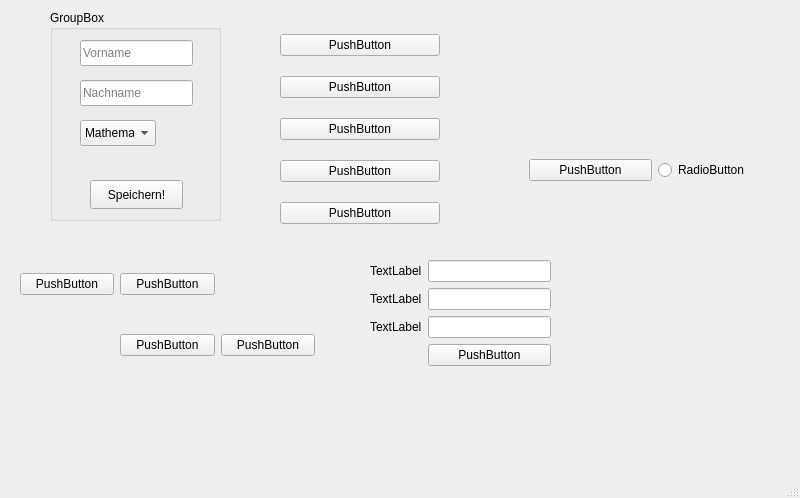
<?xml version="1.0" encoding="UTF-8"?>
<ui version="4.0">
 <class>Forms</class>
 <widget class="QMainWindow" name="Forms">
  <property name="geometry">
   <rect>
    <x>0</x>
    <y>0</y>
    <width>800</width>
    <height>498</height>
   </rect>
  </property>
  <property name="windowTitle">
   <string>MainWindow</string>
  </property>
  <widget class="QWidget" name="centralwidget">
   <widget class="QGroupBox" name="groupBox">
    <property name="geometry">
     <rect>
      <x>50</x>
      <y>10</y>
      <width>171</width>
      <height>211</height>
     </rect>
    </property>
    <property name="title">
     <string>GroupBox</string>
    </property>
    <widget class="QLineEdit" name="lineEdit">
     <property name="geometry">
      <rect>
       <x>30</x>
       <y>30</y>
       <width>113</width>
       <height>26</height>
      </rect>
     </property>
     <property name="placeholderText">
      <string>Vorname</string>
     </property>
    </widget>
    <widget class="QLineEdit" name="lineEdit_2">
     <property name="geometry">
      <rect>
       <x>30</x>
       <y>70</y>
       <width>113</width>
       <height>26</height>
      </rect>
     </property>
     <property name="placeholderText">
      <string>Nachname</string>
     </property>
    </widget>
    <widget class="QPushButton" name="pushButton">
     <property name="geometry">
      <rect>
       <x>40</x>
       <y>170</y>
       <width>93</width>
       <height>29</height>
      </rect>
     </property>
     <property name="text">
      <string>Speichern!</string>
     </property>
    </widget>
    <widget class="QComboBox" name="comboBox">
     <property name="geometry">
      <rect>
       <x>30</x>
       <y>110</y>
       <width>76</width>
       <height>26</height>
      </rect>
     </property>
     <item>
      <property name="text">
       <string>Mathematik</string>
      </property>
     </item>
     <item>
      <property name="text">
       <string>Informatik</string>
      </property>
     </item>
     <item>
      <property name="text">
       <string>Philosophie</string>
      </property>
     </item>
     <item>
      <property name="text">
       <string>Kulturwissenschaften</string>
      </property>
     </item>
     <item>
      <property name="text">
       <string>Psychologie</string>
      </property>
     </item>
    </widget>
   </widget>
   <widget class="QWidget" name="horizontalLayoutWidget">
    <property name="geometry">
     <rect>
      <x>529</x>
      <y>90</y>
      <width>251</width>
      <height>161</height>
     </rect>
    </property>
    <layout class="QHBoxLayout" name="horizontalLayout">
     <item>
      <widget class="QPushButton" name="pushButton_2">
       <property name="text">
        <string>PushButton</string>
       </property>
      </widget>
     </item>
     <item>
      <widget class="QRadioButton" name="radioButton_2">
       <property name="text">
        <string>RadioButton</string>
       </property>
      </widget>
     </item>
    </layout>
   </widget>
   <widget class="QWidget" name="verticalLayoutWidget">
    <property name="geometry">
     <rect>
      <x>280</x>
      <y>20</y>
      <width>160</width>
      <height>221</height>
     </rect>
    </property>
    <layout class="QVBoxLayout" name="verticalLayout">
     <item>
      <widget class="QPushButton" name="pushButton_4">
       <property name="text">
        <string>PushButton</string>
       </property>
      </widget>
     </item>
     <item>
      <widget class="QPushButton" name="pushButton_3">
       <property name="text">
        <string>PushButton</string>
       </property>
      </widget>
     </item>
     <item>
      <widget class="QPushButton" name="pushButton_5">
       <property name="text">
        <string>PushButton</string>
       </property>
      </widget>
     </item>
     <item>
      <widget class="QPushButton" name="pushButton_6">
       <property name="text">
        <string>PushButton</string>
       </property>
      </widget>
     </item>
     <item>
      <widget class="QPushButton" name="pushButton_7">
       <property name="text">
        <string>PushButton</string>
       </property>
      </widget>
     </item>
    </layout>
   </widget>
   <widget class="QWidget" name="gridLayoutWidget">
    <property name="geometry">
     <rect>
      <x>20</x>
      <y>240</y>
      <width>295</width>
      <height>151</height>
     </rect>
    </property>
    <layout class="QGridLayout" name="gridLayout">
     <item row="1" column="1">
      <widget class="QPushButton" name="pushButton_10">
       <property name="text">
        <string>PushButton</string>
       </property>
      </widget>
     </item>
     <item row="0" column="0">
      <widget class="QPushButton" name="pushButton_8">
       <property name="text">
        <string>PushButton</string>
       </property>
      </widget>
     </item>
     <item row="0" column="1">
      <widget class="QPushButton" name="pushButton_9">
       <property name="text">
        <string>PushButton</string>
       </property>
      </widget>
     </item>
     <item row="1" column="2">
      <widget class="QPushButton" name="pushButton_11">
       <property name="text">
        <string>PushButton</string>
       </property>
      </widget>
     </item>
    </layout>
   </widget>
   <widget class="QWidget" name="formLayoutWidget">
    <property name="geometry">
     <rect>
      <x>370</x>
      <y>260</y>
      <width>181</width>
      <height>171</height>
     </rect>
    </property>
    <layout class="QFormLayout" name="formLayout">
     <item row="0" column="0">
      <widget class="QLabel" name="label">
       <property name="text">
        <string>TextLabel</string>
       </property>
      </widget>
     </item>
     <item row="0" column="1">
      <widget class="QLineEdit" name="lineEdit_3"/>
     </item>
     <item row="1" column="0">
      <widget class="QLabel" name="label_2">
       <property name="text">
        <string>TextLabel</string>
       </property>
      </widget>
     </item>
     <item row="1" column="1">
      <widget class="QLineEdit" name="lineEdit_4"/>
     </item>
     <item row="2" column="0">
      <widget class="QLabel" name="label_3">
       <property name="text">
        <string>TextLabel</string>
       </property>
      </widget>
     </item>
     <item row="2" column="1">
      <widget class="QLineEdit" name="lineEdit_5"/>
     </item>
     <item row="3" column="1">
      <widget class="QPushButton" name="pushButton_12">
       <property name="text">
        <string>PushButton</string>
       </property>
      </widget>
     </item>
    </layout>
   </widget>
  </widget>
  <widget class="QMenuBar" name="menubar">
   <property name="geometry">
    <rect>
     <x>0</x>
     <y>0</y>
     <width>800</width>
     <height>26</height>
    </rect>
   </property>
  </widget>
  <widget class="QStatusBar" name="statusbar"/>
 </widget>
 <resources/>
 <connections/>
</ui>
